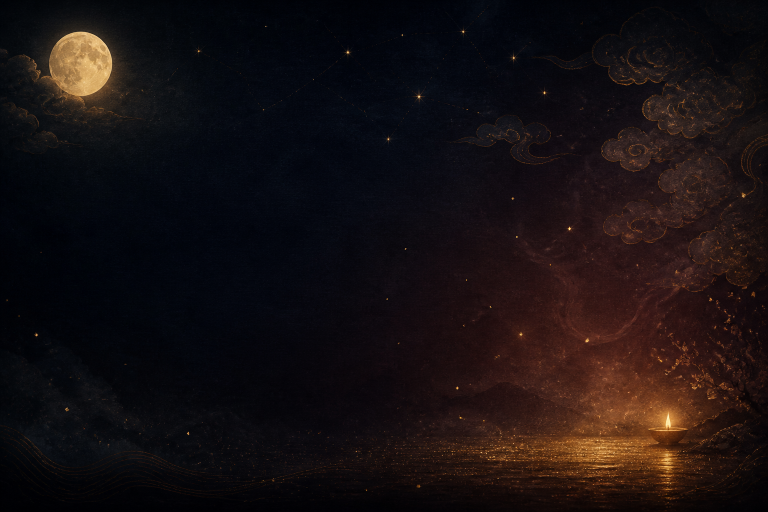
#> input picture scripts/og-bg.png, 1536 x 1024 px (shown at 1/2 size)
$ python make-og-image.py
#> lines starting #> are read from the running program, lines starting #| are printed output that depends on the picture
"""Compose a 1200x630 Open Graph image from the mascot PNG."""

from __future__ import annotations

import math
import random
from pathlib import Path

from PIL import Image, ImageDraw, ImageEnhance, ImageFilter, ImageFont

ROOT = Path(__file__).resolve().parents[1]
MASCOT = Path(r"c:\Users\dahye\Desktop\사주냥 최최종.png")
BG_CANDIDATES = [
    ROOT / "scripts" / "og-bg.png",
    Path(r"C:\Users\dahye\.cursor\projects\c-Users-dahye-Desktop\assets\og-bg.png"),
]
OUT = ROOT / "public" / "og-image.png"

W, H = 1200, 630
SERIF = r"C:\Windows\Fonts\NotoSerifKR-VF.ttf"
SANS = r"C:\Windows\Fonts\NotoSansKR-VF.ttf"

GOLD = (212, 176, 106, 255)
GOLD_SOFT = (212, 176, 106, 170)
CREAM = (246, 236, 214, 255)
MUTED = (214, 198, 176, 220)


# [4 lines left out: function font, not called in this run]


def find_background() -> Image.Image | None:
    for path in BG_CANDIDATES:
        if path.exists():
            return Image.open(path).convert("RGB")
#> returned value is the input picture: PIL image 1536x1024 RGB; mean R, G, B 23.2, 15.7, 17
    return None


# [16 lines left out: function make_fallback_bg, not called in this run]


def radial_glow(size: tuple[int, int], color: tuple[int, int, int], radius: float) -> Image.Image:
    layer = Image.new("RGBA", size, (0, 0, 0, 0))
    pixels = layer.load()
    cx, cy = size[0] / 2, size[1] / 2
    for y in range(size[1]):
        for x in range(size[0]):
            d = math.hypot(x - cx, y - cy) / radius
            if d >= 1:
                continue
            a = int(255 * ((1 - d) ** 2))
            pixels[x, y] = (*color, a)
    return layer


# [62 lines left out: functions draw_stars, draw_moon, draw_frame, draw_text, not called in this run]


def prepare_mascot() -> Image.Image:
    cat = Image.open(MASCOT).convert("RGBA")
    alpha = cat.getchannel("A")
    bbox = alpha.getbbox()
    if bbox:
        cat = cat.crop(bbox)
    cat.thumbnail((620, 560), Image.Resampling.LANCZOS)
    return cat


def main() -> None:
    bg_src = find_background()
    canvas = (bg_src.resize((W, H), Image.Resampling.LANCZOS) if bg_src else make_fallback_bg())
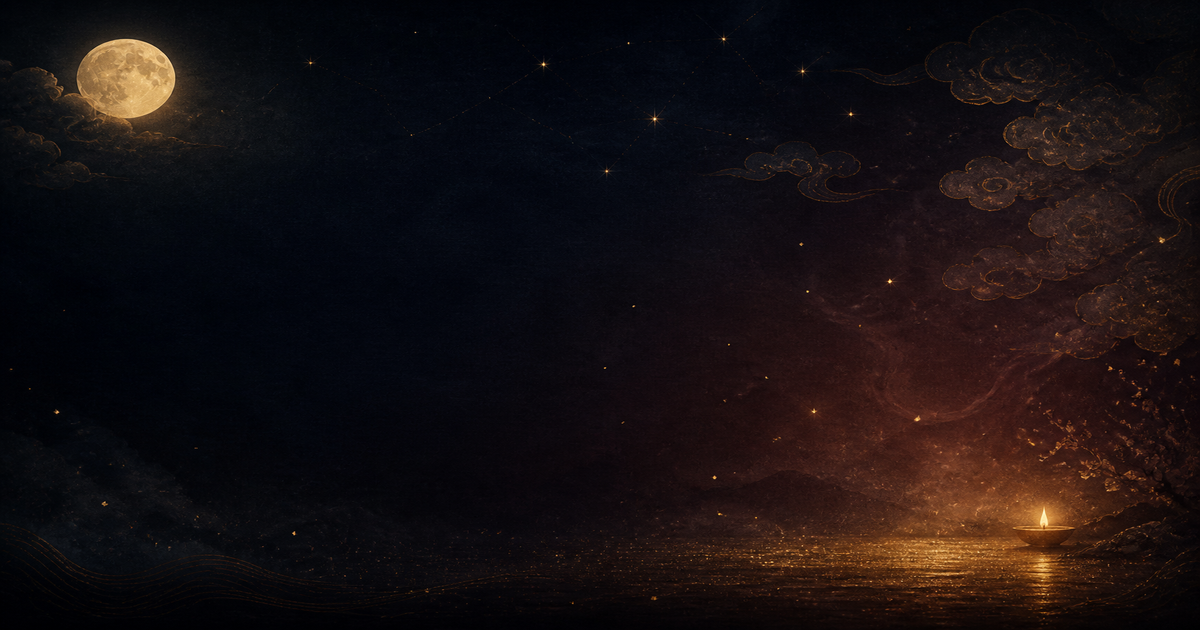
#> canvas: PIL image 1200x630 RGB; mean R, G, B 23.2, 15.7, 17
    canvas = ImageEnhance.Color(canvas).enhance(0.92)
    canvas = ImageEnhance.Contrast(canvas).enhance(1.05)
    canvas = ImageEnhance.Brightness(canvas).enhance(0.72)
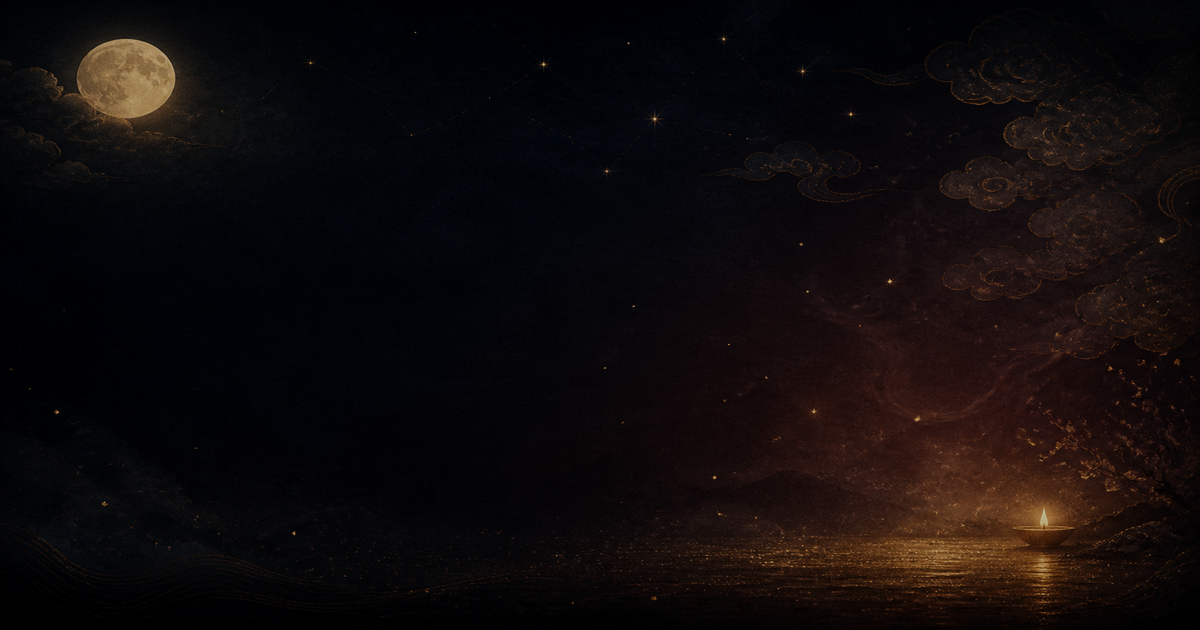
#> canvas: PIL image 1200x630 RGB; mean R, G, B 15.6, 10.4, 11
    canvas = canvas.filter(ImageFilter.GaussianBlur(1.4))
    base = canvas.convert("RGBA")

    night = Image.new("RGBA", (W, H), (10, 6, 22, 70))
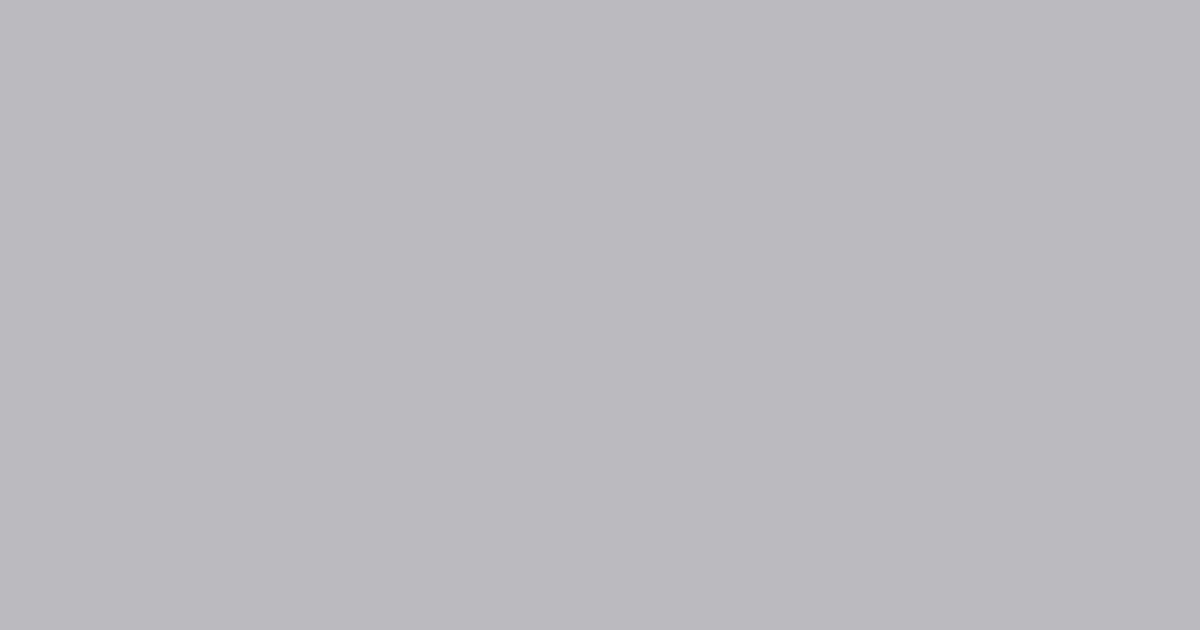
#> night: PIL image 1200x630 RGBA; mean R, G, B, A 10, 6, 22, 70; transparent parts drawn white
    base.alpha_composite(night)

    glow_right = radial_glow((640, 640), (186, 132, 72), 260).filter(ImageFilter.GaussianBlur(48))
#> in radial_glow, `layer = Image.new("RGBA", size, (0, 0, 0, 0))`: layer: PIL image 640x640 RGBA; every value is 0
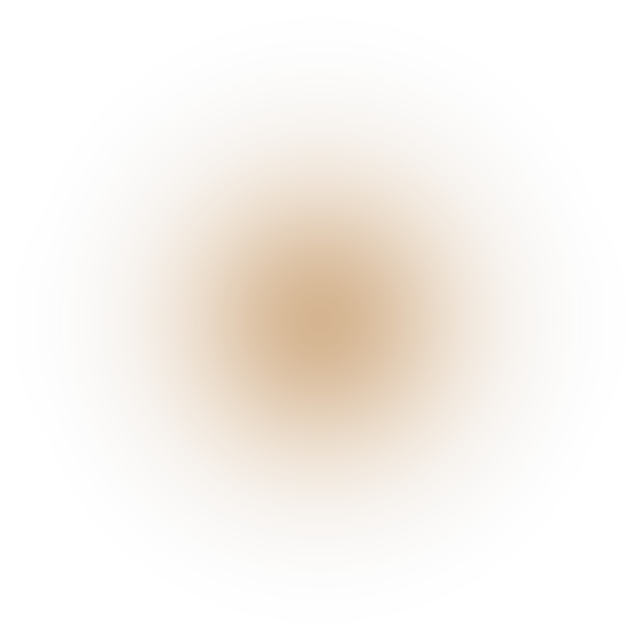
#> glow_right: PIL image 640x640 RGBA; mean R, G, B, A 95.9, 68, 37.1, 21.7; transparent parts drawn white
    glow_left = radial_glow((560, 560), (48, 24, 82), 250).filter(ImageFilter.GaussianBlur(40))
#> in radial_glow (call 2), `layer = Image.new("RGBA", size, (0, 0, 0, 0))`: layer: PIL image 560x560 RGBA; every value is 0
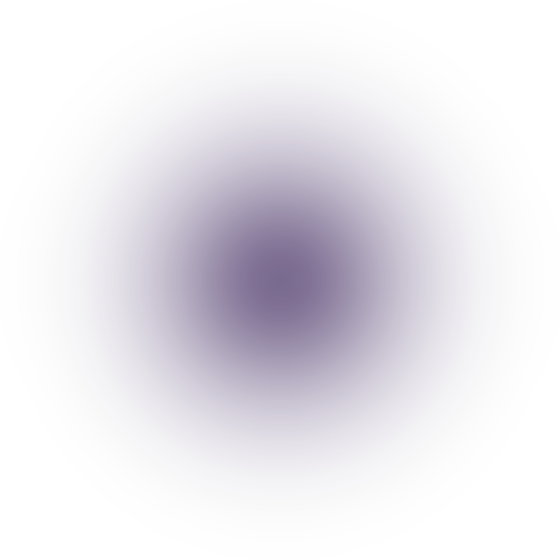
#> glow_left: PIL image 560x560 RGBA; mean R, G, B, A 29.7, 14.9, 50.7, 26.3; transparent parts drawn white
    base.alpha_composite(glow_left, (-80, 40))
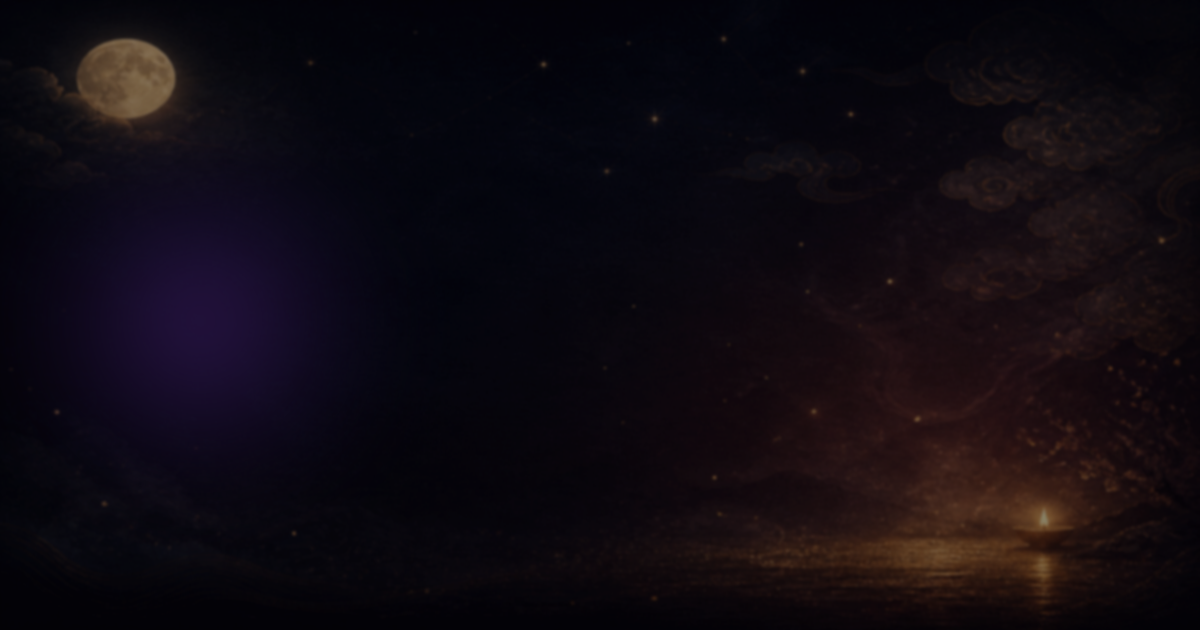
#> base: PIL image 1200x630 RGBA; mean R, G, B, A 15.8, 10, 16.9, 255
    base.alpha_composite(glow_right, (680, 80))
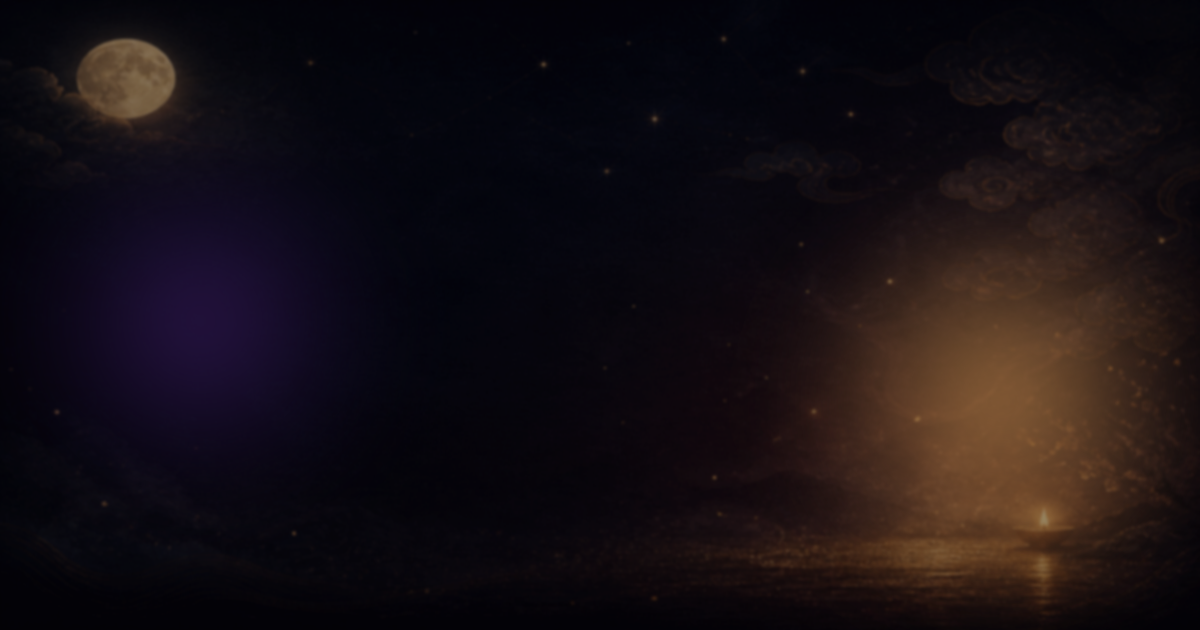
#> base: PIL image 1200x630 RGBA; mean R, G, B, A 22.3, 14.9, 19.2, 255

    if bg_src is None:
        draw_moon(base)
        draw_stars(base)

    cat = prepare_mascot()
    shadow = Image.new("RGBA", (cat.width + 80, 90), (0, 0, 0, 0))
    ImageDraw.Draw(shadow).ellipse((10, 10, shadow.width - 10, shadow.height - 8), fill=(0, 0, 0, 110))
    shadow = shadow.filter(ImageFilter.GaussianBlur(16))

    cat_x = W - cat.width - 52
    cat_y = H - cat.height - 36
    base.alpha_composite(shadow, (cat_x + 16, H - 118))
    base.alpha_composite(cat, (cat_x, cat_y))

    dim = Image.new("RGBA", (W, H), (8, 4, 18, 0))
    dim_px = dim.load()
    for y in range(H):
        for x in range(560):
            fade = int(118 * (1 - x / 560) ** 1.15)
            dim_px[x, y] = (8, 4, 18, fade)
    base.alpha_composite(dim)

    draw_frame(base)
    draw_text(base)

    OUT.parent.mkdir(parents=True, exist_ok=True)
    base.convert("RGB").save(OUT, "PNG", optimize=True)
    print(f"wrote {OUT} {base.size}")


if __name__ == "__main__":
#> (the run stopped early here; a loop or call above may not have finished)
